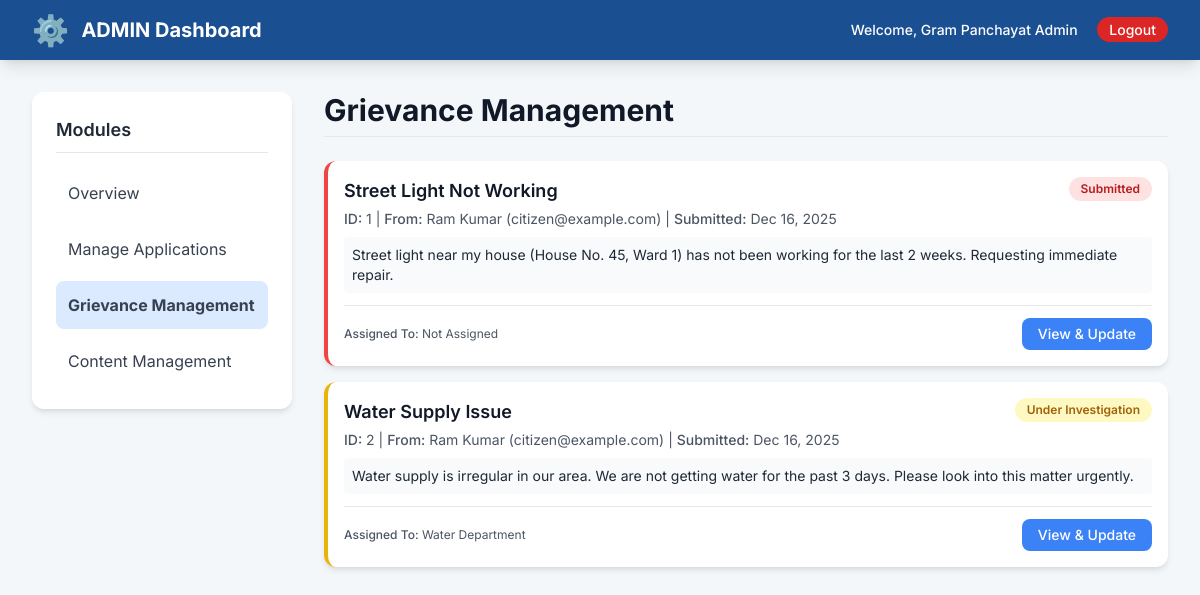
The page /admin_dashboard.php?action=grievances (signed in) on the database its author committed.
### tables this page shows
CREATE TABLE `complaints` (
  `complaint_id` INT(11) NOT NULL AUTO_INCREMENT,
  `user_id` INT(11) NOT NULL,
  `subject` VARCHAR(255) NOT NULL,
  `description` TEXT NOT NULL,
  `status` ENUM('Pending', 'Submitted', 'Under Investigation', 'In Progress', 'Resolved', 'Closed') NOT NULL DEFAULT 'Submitted',
  `assigned_to` VARCHAR(255) DEFAULT NULL,
  `admin_response` TEXT DEFAULT NULL,
  `submitted_at` TIMESTAMP DEFAULT CURRENT_TIMESTAMP,
  `updated_at` TIMESTAMP DEFAULT CURRENT_TIMESTAMP ON UPDATE CURRENT_TIMESTAMP,
  PRIMARY KEY (`complaint_id`),
  FOREIGN KEY (`user_id`) REFERENCES `users`(`user_id`) ON DELETE CASCADE
);

CREATE TABLE `users` (
  `user_id` INT(11) NOT NULL AUTO_INCREMENT,
  `full_name` VARCHAR(255) NOT NULL,
  `aadhaar_number` VARCHAR(12) NOT NULL UNIQUE,
  `phone_number` VARCHAR(15) NOT NULL,
  `email` VARCHAR(255) NOT NULL UNIQUE,
  `password_hash` VARCHAR(255) NOT NULL,
  `role` ENUM('citizen', 'staff', 'admin') NOT NULL DEFAULT 'citizen',
  `created_at` TIMESTAMP DEFAULT CURRENT_TIMESTAMP,
  PRIMARY KEY (`user_id`)
);

### admin_dashboard.php (the view, shortened to what this page needs)
<?php
require_once 'includes/db_connect.php';
$user_role = $_SESSION['role'];
$page = $_GET['action'] ?? 'home';
$complaints = $pdo->query("
    SELECT c.*, u.full_name, u.email
    FROM complaints c
    JOIN users u ON c.user_id = u.user_id
    ORDER BY c.submitted_at DESC
")->fetchAll();
?>
<!DOCTYPE html>
<html lang="en">
<head>
    <script src="https://cdn.tailwindcss.com"></script>
</head>
<body>
    <header class="gov-blue text-white shadow-lg">
        <div class="max-w-7xl mx-auto px-4 sm:px-6 lg:px-8 py-3 flex justify-between items-center">
            <div class="flex items-center space-x-3">
                <span class="text-3xl">⚙️</span>
                <span class="text-xl font-bold"><?= strtoupper($user_role) ?> Dashboard</span>
            </div>
            <div class="text-sm font-medium">
                <span>Welcome, <?= htmlspecialchars($_SESSION['full_name']) ?></span>
                <a href="logout.php" class="ml-4 bg-red-600 px-3 py-1 rounded-full hover:bg-red-700 transition">Logout</a>
            </div>
        </div>
    </header>
    <div class="max-w-7xl mx-auto px-4 sm:px-6 lg:px-8 py-8">
        <div class="grid grid-cols-1 lg:grid-cols-4 gap-8">
            <nav class="lg:col-span-1 bg-white p-6 rounded-xl card-shadow h-min">
                <h3 class="text-lg font-semibold text-gray-800 mb-4 border-b pb-2">Modules</h3>
                <ul class="space-y-2">
                    <li><a href="?action=home" class="block p-3 rounded-lg text-gray-700 hover:bg-blue-50 transition duration-150 <?= $page == 'home' ? 'bg-blue-100 font-bold text-gov-blue' : '' ?>">Overview</a></li>
                    <li><a href="?action=applications" class="block p-3 rounded-lg text-gray-700 hover:bg-blue-50 transition duration-150 <?= $page == 'applications' ? 'bg-blue-100 font-bold text-gov-blue' : '' ?>">Manage Applications</a></li>
                    <li><a href="?action=grievances" class="block p-3 rounded-lg text-gray-700 hover:bg-blue-50 transition duration-150 <?= $page == 'grievances' ? 'bg-blue-100 font-bold text-gov-blue' : '' ?>">Grievance Management</a></li>
                    <li><a href="?action=content" class="block p-3 rounded-lg text-gray-700 hover:bg-blue-50 transition duration-150 <?= $page == 'content' ? 'bg-blue-100 font-bold text-gov-blue' : '' ?>">Content Management</a></li>
                </ul>
            </nav>
            <div class="lg:col-span-3">
                <?php
                switch ($page) {
                        ?>
                        <?php
                    case 'grievances':
                        $view_comp_id = (int)($_GET['view_id'] ?? 0);
                        if ($view_comp_id) {
                            $stmt = $pdo->prepare("
                                SELECT c.*, u.full_name, u.email, u.phone_number
                                FROM complaints c
                                JOIN users u ON c.user_id = u.user_id
                                WHERE complaint_id = ?
                            ");
                            $stmt->execute([$view_comp_id]);
                            $comp = $stmt->fetch();
                            if ($comp):
                            ?>
                                <a href="?action=grievances" class="text-blue-600 hover:underline mb-4 inline-block">&larr; Back to Grievances</a>
                                <div class="bg-white p-8 rounded-xl card-shadow">
                                    <h2 class="text-3xl font-bold text-gov-blue mb-4">Grievance Review (ID: <?= $comp['complaint_id'] ?>)</h2>
                                    <div class="grid grid-cols-2 gap-4 text-sm mb-6 pb-4 border-b">
                                        <div><strong>Subject:</strong> <?= htmlspecialchars($comp['subject']) ?></div>
                                        <div><strong>Status:</strong> <span class="font-bold text-red-600"><?= htmlspecialchars($comp['status']) ?></span></div>
                                        <div><strong>Complainant:</strong> <?= htmlspecialchars($comp['full_name']) ?> (<?= htmlspecialchars($comp['email']) ?>)</div>
                                        <div><strong>Phone:</strong> <?= htmlspecialchars($comp['phone_number']) ?></div>
                                        <div><strong>Submitted:</strong> <?= date('M d, Y H:i', strtotime($comp['submitted_at'])) ?></div>
                                        <div><strong>Assigned To:</strong> <?= htmlspecialchars($comp['assigned_to'] ?? 'Not Assigned') ?></div>
                                    </div>
                                    <div class="mb-6">
                                        <h3 class="text-xl font-semibold mb-2">Complaint Description</h3>
                                        <p class="p-3 bg-gray-50 rounded-lg text-gray-700"><?= nl2br(htmlspecialchars($comp['description'])) ?></p>
                                    </div>
                                    <?php if ($comp['admin_response']): ?>
                                    <div class="mb-6 p-4 bg-blue-50 border-l-4 border-blue-500 rounded">
                                        <h3 class="text-lg font-semibold mb-2 text-blue-900">Previous Admin Response</h3>
                                        <p class="text-gray-700"><?= nl2br(htmlspecialchars($comp['admin_response'])) ?></p>
                                    </div>
                                    <?php endif; ?>
                                    <h3 class="text-xl font-semibold mb-3">Update Grievance</h3>
                                    <form method="POST" action="?action=grievances" class="space-y-4">
                                        <input type="hidden" name="update_complaint" value="1">
                                        <input type="hidden" name="comp_id" value="<?= $comp['complaint_id'] ?>">
                                        <div>
                                            <label for="new_status" class="block text-sm font-medium text-gray-700">Status</label>
                                            <select name="new_status" id="new_status" required class="mt-1 w-full px-4 py-2 border border-gray-300 rounded-lg focus:ring-blue-500 focus:border-blue-500">
                                                <option value="Pending" <?= $comp['status'] == 'Pending' ? 'selected' : '' ?>>Pending</option>
                                                <option value="Under Investigation" <?= $comp['status'] == 'Under Investigation' ? 'selected' : '' ?>>Under Investigation</option>
                                                <option value="In Progress" <?= $comp['status'] == 'In Progress' ? 'selected' : '' ?>>In Progress</option>
                                                <option value="Resolved" <?= $comp['status'] == 'Resolved' ? 'selected' : '' ?>>Resolved</option>
                                                <option value="Closed" <?= $comp['status'] == 'Closed' ? 'selected' : '' ?>>Closed</option>
                                            </select>
                                        </div>
                                        <div>
                                            <label for="assigned_to" class="block text-sm font-medium text-gray-700">Assign To (Staff Member/Department)</label>
                                            <input type="text" name="assigned_to" id="assigned_to" value="<?= htmlspecialchars($comp['assigned_to'] ?? '') ?>" class="mt-1 w-full px-4 py-2 border border-gray-300 rounded-lg focus:ring-blue-500 focus:border-blue-500" placeholder="e.g., Water Department, John Doe">
                                        </div>
                                        <div>
                                            <label for="admin_response" class="block text-sm font-medium text-gray-700">Admin Response / Action Taken</label>
                                            <textarea name="admin_response" id="admin_response" rows="4" class="mt-1 w-full px-4 py-2 border border-gray-300 rounded-lg focus:ring-blue-500 focus:border-blue-500" placeholder="Provide update on actions taken or resolution details..."><?= htmlspecialchars($comp['admin_response'] ?? '') ?></textarea>
                                        </div>
                                        <button type="submit" class="bg-blue-600 text-white font-semibold py-2.5 px-6 rounded-lg transition duration-300 hover:bg-blue-700">Update Grievance</button>
                                    </form>
                                </div>
                            <?php
                            else:
                                $error = "Grievance not found.";
                                header('Location: ?action=grievances');
                                exit;
                            endif;
                        } else {
                            ?>
                            <h2 class="text-3xl font-bold text-gray-900 mb-6 border-b pb-2">Grievance Management</h2>
                            <div class="space-y-4">
                                <?php if (empty($complaints)): ?>
                                    <p class="text-gray-500 p-4 bg-white rounded-lg card-shadow">No complaints submitted by citizens.</p>
                                <?php else: ?>
                                    <?php foreach ($complaints as $comp): ?>
                                        <?php
                                            $status_class = match($comp['status']) {
                                                'Resolved' => 'border-green-500',
                                                'Under Investigation', 'In Progress' => 'border-yellow-500',
                                                default => 'border-red-500',
                                            };
                                            $badge_class = match($comp['status']) {
                                                'Resolved' => 'bg-green-100 text-green-700',
                                                'Under Investigation', 'In Progress' => 'bg-yellow-100 text-yellow-700',
                                                default => 'bg-red-100 text-red-700',
                                            };
                                        ?>
                                        <div class="p-4 bg-white rounded-xl card-shadow border-l-4 <?= $status_class ?>">
                                            <div class="flex justify-between items-start mb-2">
                                                <div class="flex-1">
                                                    <h3 class="font-semibold text-lg text-gray-900"><?= htmlspecialchars($comp['subject']) ?></h3>
                                                    <p class="text-sm text-gray-600 mt-1">
                                                        <span class="font-medium">ID:</span> <?= $comp['complaint_id'] ?> |
                                                        <span class="font-medium">From:</span> <?= htmlspecialchars($comp['full_name']) ?> (<?= htmlspecialchars($comp['email']) ?>) |
                                                        <span class="font-medium">Submitted:</span> <?= date('M d, Y', strtotime($comp['submitted_at'])) ?>
                                                    </p>
                                                </div>
                                                <span class="px-3 py-1 text-xs font-semibold rounded-full <?= $badge_class ?> ml-4"><?= htmlspecialchars($comp['status']) ?></span>
                                            </div>
                                            <p class="text-sm text-gray-800 mt-2 p-2 bg-gray-50 rounded line-clamp-2"><?= htmlspecialchars(substr($comp['description'], 0, 200)) ?><?= strlen($comp['description']) > 200 ? '...' : '' ?></p>
                                            <div class="mt-3 pt-3 border-t flex justify-between items-center">
                                                <div class="text-xs text-gray-600">
                                                    <span class="font-medium">Assigned To:</span> <?= htmlspecialchars($comp['assigned_to'] ?? 'Not Assigned') ?>
                                                </div>
                                                <a href="?action=grievances&view_id=<?= $comp['complaint_id'] ?>" class="bg-blue-500 text-white px-4 py-1.5 rounded-lg hover:bg-blue-600 transition text-sm font-medium">View & Update</a>
                                            </div>
                                        </div>
                                    <?php endforeach; ?>
                                <?php endif; ?>
                            </div>
                            <?php
                        }
                        break;
                }
                ?>
            </div>
        </div>
    </div>
</body>
</html>

### admin_dashboard.php (style rules this page uses)
body { font-family: 'Inter', sans-serif; background-color: #f4f7f9; }
.gov-blue { background-color: #1a4f91; }
.card-shadow { box-shadow: 0 4px 6px -1px rgba(0, 0, 0, 0.1), 0 2px 4px -2px rgba(0, 0, 0, 0.06); }

### rows shown on the page
complaints: subject "Street Light Not Working", complaint_id "1", user.full_name "Ram Kumar", user.email "citizen@example.com", submitted_at "Dec 16, 2025", status "Submitted", description "Street light near my house (House No. 45, Ward 1) has not been working for the last 2 weeks. Requesting immediate repair.", assigned_to "Not Assigned"
complaints: subject "Water Supply Issue", complaint_id "2", user.full_name "Ram Kumar", user.email "citizen@example.com", submitted_at "Dec 16, 2025", status "Under Investigation", description "Water supply is irregular in our area. We are not getting water for the past 3 days. Please look into this matter urgently.", assigned_to "Water Department"

### other values the page prints
$user_role "ADMIN"
$_SESSION['full_name'] "Gram Panchayat Admin"
